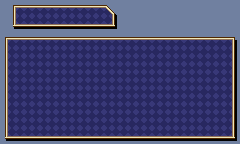

A 2D game scene composited from a Tiled map and its tileset images. What follows is a short description and the map's XML, with every tile layer's data as written:
An orthogonal 30x18 tile map with 8x8 px tiles, 1 tile layer (Tile Layer 1).

<map version="1.9" tiledversion="1.9.1" orientation="orthogonal" renderorder="right-down" width="30" height="18" tilewidth="8" tileheight="8" infinite="0" nextlayerid="2" nextobjectid="1">
 <tileset firstgid="1" name="BobMenuTiles" tilewidth="8" tileheight="8" tilecount="128" columns="16">
  <image source="../../Image/Png/BobMenuTiles.png" width="128" height="64" />
 </tileset>
 <layer id="1" name="Tile Layer 1" width="30" height="18">
  <data encoding="csv">
1,4,3,3,3,3,3,3,3,3,3,3,3,6,1,1,1,1,1,1,1,1,1,1,1,1,1,1,1,1,
1,37,2,2,2,2,2,2,2,2,2,2,2,7,19,1,1,1,1,1,1,1,1,1,1,1,1,1,1,1,
1,37,2,2,2,2,2,2,2,2,2,2,2,2,20,1,1,1,1,1,1,1,1,1,1,1,1,1,1,1,
1,26,24,24,24,24,24,24,24,24,24,24,24,24,48,1,1,1,1,1,1,1,1,1,1,1,1,1,1,1,
4,3,3,3,3,3,3,3,3,3,3,3,3,3,3,3,3,3,3,3,3,3,3,3,3,3,3,3,3,2147483652,
37,2,2,2,2,2,2,2,2,2,2,2,2,2,2,2,2,2,2,2,2,2,2,2,2,2,2,2,2,20,
37,2,2,2,2,2,2,2,2,2,2,2,2,2,2,2,2,2,2,2,2,2,2,2,2,2,2,2,2,20,
37,2,2,2,2,2,2,2,2,2,2,2,2,2,2,2,2,2,2,2,2,2,2,2,2,2,2,2,2,20,
37,2,2,2,2,2,2,2,2,2,2,2,2,2,2,2,2,2,2,2,2,2,2,2,2,2,2,2,2,20,
37,2,2,2,2,2,2,2,2,2,2,2,2,2,2,2,2,2,2,2,2,2,2,2,2,2,2,2,2,20,
37,2,2,2,2,2,2,2,2,2,2,2,2,2,2,2,2,2,2,2,2,2,2,2,2,2,2,2,2,20,
37,2,2,2,2,2,2,2,2,2,2,2,2,2,2,2,2,2,2,2,2,2,2,2,2,2,2,2,2,20,
37,2,2,2,2,2,2,2,2,2,2,2,2,2,2,2,2,2,2,2,2,2,2,2,2,2,2,2,2,20,
37,2,2,2,2,2,2,2,2,2,2,2,2,2,2,2,2,2,2,2,2,2,2,2,2,2,2,2,2,20,
37,2,2,2,2,2,2,2,2,2,2,2,2,2,2,2,2,2,2,2,2,2,2,2,2,2,2,2,2,20,
37,2,2,2,2,2,2,2,2,2,2,2,2,2,2,2,2,2,2,2,2,2,2,2,2,2,2,2,2,20,
37,2,2,2,2,2,2,2,2,2,2,2,2,2,2,2,2,2,2,2,2,2,2,2,2,2,2,2,2,20,
26,24,24,24,24,24,24,24,24,24,24,24,24,24,24,24,24,24,24,24,24,24,24,24,24,24,24,24,24,48
</data>
 </layer>
</map>
